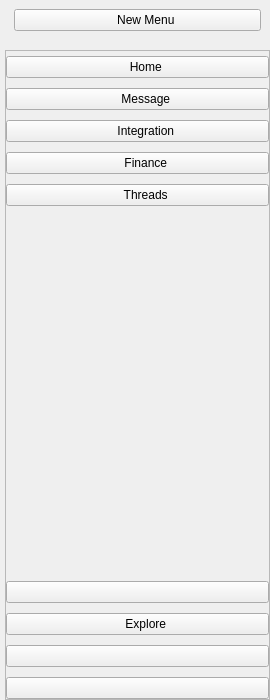
<?xml version='1.0' encoding='utf-8'?>
<ui version="4.0">
 <class>CustomComponent</class>
 <widget class="QCustomComponent" name="CustomComponent">
  <property name="geometry">
   <rect>
    <x>0</x>
    <y>0</y>
    <width>270</width>
    <height>700</height>
   </rect>
  </property>
  <property name="windowTitle">
   <string>CustomComponent</string>
  </property>
  <layout class="QVBoxLayout" name="verticalLayout">
   <property name="spacing">
    <number>10</number>
   </property>
   <property name="leftMargin">
    <number>0</number>
   </property>
   <property name="topMargin">
    <number>0</number>
   </property>
   <property name="rightMargin">
    <number>0</number>
   </property>
   <property name="bottomMargin">
    <number>0</number>
   </property>
   <item>
    <widget class="QCustomSidebar" name="leftSidebar">
     <property name="defaultWidth" stdset="0">
      <string>220</string>
     </property>
     <property name="collapsedWidth" stdset="0">
      <string>75</string>
     </property>
     <property name="expandedWidth" stdset="0">
      <string>220</string>
     </property>
     <property name="toggleButtonName" stdset="0">
      <string>menuBtn</string>
     </property>
     <property name="animationDuration" stdset="0">
      <number>200</number>
     </property>
     <layout class="QVBoxLayout" name="verticalLayout_4">
      <property name="spacing">
       <number>10</number>
      </property>
      <property name="leftMargin">
       <number>5</number>
      </property>
      <property name="topMargin">
       <number>0</number>
      </property>
      <property name="rightMargin">
       <number>0</number>
      </property>
      <property name="bottomMargin">
       <number>0</number>
      </property>
      <item>
       <widget class="QWidget" name="widget" native="true">
        <layout class="QHBoxLayout" name="horizontalLayout">
         <item>
          <widget class="QCustomSidebarButton" name="menuBtn">
           <property name="text">
            <string>     New Menu</string>
           </property>
           <property name="icon">
            <iconset resource="../Qss/icons/_icons.qrc">
             <normaloff>:/material_design/icons/material_design/menu_open.png</normaloff>:/material_design/icons/material_design/menu_open.png</iconset>
           </property>
           <property name="labelText" stdset="0">
            <string>New Menu</string>
           </property>
          </widget>
         </item>
        </layout>
       </widget>
      </item>
      <item>
       <widget class="QScrollArea" name="scrollArea">
        <property name="widgetResizable">
         <bool>true</bool>
        </property>
        <widget class="QWidget" name="scrollAreaWidgetContents">
         <property name="geometry">
          <rect>
           <x>0</x>
           <y>0</y>
           <width>211</width>
           <height>642</height>
          </rect>
         </property>
         <layout class="QVBoxLayout" name="verticalLayout_2">
          <property name="spacing">
           <number>10</number>
          </property>
          <property name="leftMargin">
           <number>0</number>
          </property>
          <property name="topMargin">
           <number>5</number>
          </property>
          <property name="rightMargin">
           <number>0</number>
          </property>
          <property name="bottomMargin">
           <number>0</number>
          </property>
          <item>
           <widget class="QWidget" name="widget_2" native="true">
            <layout class="QVBoxLayout" name="verticalLayout_5">
             <property name="spacing">
              <number>10</number>
             </property>
             <property name="leftMargin">
              <number>0</number>
             </property>
             <property name="topMargin">
              <number>0</number>
             </property>
             <property name="rightMargin">
              <number>0</number>
             </property>
             <property name="bottomMargin">
              <number>0</number>
             </property>
             <item>
              <widget class="QCustomSidebarButton" name="homeBtn">
               <property name="text">
                <string>     Home</string>
               </property>
               <property name="icon">
                <iconset resource="../Qss/icons/_icons.qrc">
                 <normaloff>:/material_design/icons/material_design/window.png</normaloff>:/material_design/icons/material_design/window.png</iconset>
               </property>
               <property name="labelText" stdset="0">
                <string>Home</string>
               </property>
              </widget>
             </item>
             <item>
              <widget class="QCustomSidebarButton" name="messageBtn">
               <property name="text">
                <string>     Message</string>
               </property>
               <property name="icon">
                <iconset resource="../Qss/icons/_icons.qrc">
                 <normaloff>:/font_awesome_solid/icons/font_awesome/solid/message.png</normaloff>:/font_awesome_solid/icons/font_awesome/solid/message.png</iconset>
               </property>
               <property name="labelText" stdset="0">
                <string>Message</string>
               </property>
              </widget>
             </item>
             <item>
              <widget class="QCustomSidebarButton" name="integrationBtn">
               <property name="text">
                <string>     Integration</string>
               </property>
               <property name="icon">
                <iconset resource="../Qss/icons/_icons.qrc">
                 <normaloff>:/material_design/icons/material_design/add_box.png</normaloff>:/material_design/icons/material_design/add_box.png</iconset>
               </property>
               <property name="labelText" stdset="0">
                <string>Integration</string>
               </property>
              </widget>
             </item>
             <item>
              <widget class="QCustomSidebarButton" name="financeBtn">
               <property name="text">
                <string>     Finance</string>
               </property>
               <property name="icon">
                <iconset resource="../Qss/icons/_icons.qrc">
                 <normaloff>:/font_awesome_solid/icons/font_awesome/solid/folder-open.png</normaloff>:/font_awesome_solid/icons/font_awesome/solid/folder-open.png</iconset>
               </property>
               <property name="labelText" stdset="0">
                <string>Finance</string>
               </property>
              </widget>
             </item>
             <item>
              <widget class="QCustomSidebarButton" name="threadsBtn">
               <property name="text">
                <string>     Threads</string>
               </property>
               <property name="icon">
                <iconset resource="../Qss/icons/_icons.qrc">
                 <normaloff>:/font_awesome_regular/icons/font_awesome/regular/circle-check.png</normaloff>:/font_awesome_regular/icons/font_awesome/regular/circle-check.png</iconset>
               </property>
               <property name="labelText" stdset="0">
                <string>Threads</string>
               </property>
              </widget>
             </item>
             <item>
              <spacer name="verticalSpacer">
               <property name="orientation">
                <enum>Qt::Orientation::Vertical</enum>
               </property>
               <property name="sizeHint" stdset="0">
                <size>
                 <width>20</width>
                 <height>40</height>
                </size>
               </property>
              </spacer>
             </item>
            </layout>
           </widget>
          </item>
          <item>
           <widget class="QWidget" name="widget_3" native="true">
            <layout class="QVBoxLayout" name="verticalLayout_3">
             <property name="spacing">
              <number>10</number>
             </property>
             <property name="leftMargin">
              <number>0</number>
             </property>
             <property name="topMargin">
              <number>0</number>
             </property>
             <property name="rightMargin">
              <number>0</number>
             </property>
             <property name="bottomMargin">
              <number>0</number>
             </property>
             <item>
              <widget class="QCustomSidebarButton" name="contactsBtn">
               <property name="icon">
                <iconset resource="../Qss/icons/_icons.qrc">
                 <normaloff>:/material_design/icons/material_design/contacts.png</normaloff>:/material_design/icons/material_design/contacts.png</iconset>
               </property>
               <property name="labelText" stdset="0">
                <string>Contacts</string>
               </property>
              </widget>
             </item>
             <item>
              <widget class="QCustomSidebarButton" name="exploreBtn">
               <property name="text">
                <string>     Explore</string>
               </property>
               <property name="icon">
                <iconset resource="../Qss/icons/_icons.qrc">
                 <normaloff>:/font_awesome_solid/icons/font_awesome/solid/folder-tree.png</normaloff>:/font_awesome_solid/icons/font_awesome/solid/folder-tree.png</iconset>
               </property>
               <property name="labelText" stdset="0">
                <string>Explore</string>
               </property>
              </widget>
             </item>
             <item>
              <widget class="QCustomSidebarButton" name="settingsBtn">
               <property name="icon">
                <iconset resource="../Qss/icons/_icons.qrc">
                 <normaloff>:/material_design/icons/material_design/settings.png</normaloff>:/material_design/icons/material_design/settings.png</iconset>
               </property>
               <property name="labelText" stdset="0">
                <string>Settings</string>
               </property>
              </widget>
             </item>
             <item>
              <widget class="QCustomSidebarButton" name="helpBtn">
               <property name="icon">
                <iconset resource="../Qss/icons/_icons.qrc">
                 <normaloff>:/material_design/icons/material_design/live_help.png</normaloff>:/material_design/icons/material_design/live_help.png</iconset>
               </property>
               <property name="labelText" stdset="0">
                <string>Help</string>
               </property>
              </widget>
             </item>
            </layout>
           </widget>
          </item>
         </layout>
        </widget>
       </widget>
      </item>
     </layout>
    </widget>
   </item>
  </layout>
 </widget>
 <customwidgets>
  <customwidget>
   <class>QCustomSidebar</class>
   <extends>QWidget</extends>
   <header>Custom_Widgets.QCustomSidebar</header>
   <container>1</container>
  </customwidget>
  <customwidget>
   <class>QCustomSidebarButton</class>
   <extends>QPushButton</extends>
   <header>Custom_Widgets.QCustomSidebarButton</header>
  </customwidget>
  <customwidget>
   <class>QCustomComponent</class>
   <extends>QWidget</extends>
   <header>Custom_Widgets.QCustomComponent</header>
   <container>1</container>
  </customwidget>
 <customwidget><class>QPushButton</class><extends>QPushButton</extends><header location="global">Custom_Widgets.Theme.h</header><container>1</container></customwidget><customwidget><class>QLabel</class><extends>QLabel</extends><header location="global">Custom_Widgets.Theme.h</header><container>1</container></customwidget></customwidgets>
 <connections />
</ui>
